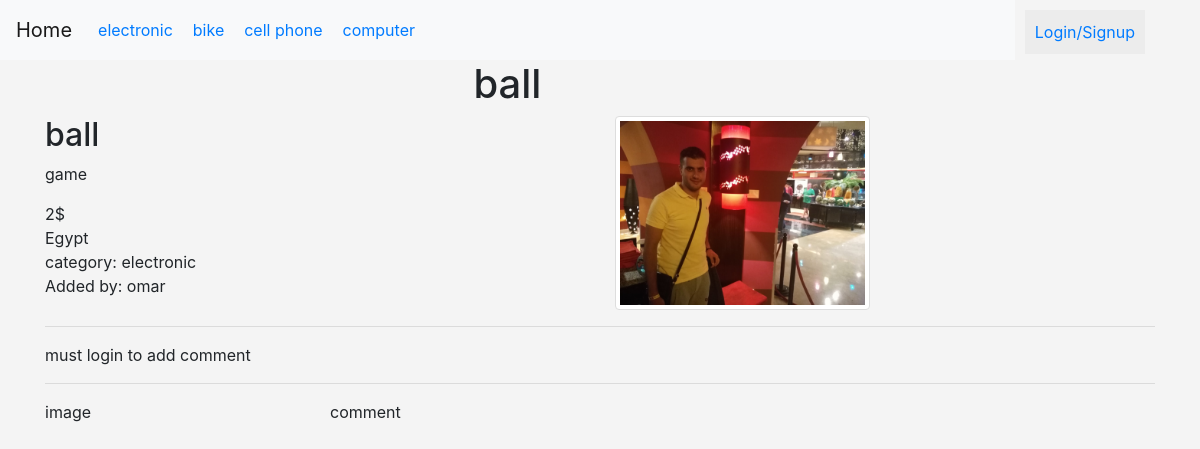
/eCommerce/show.php?itemid=2, run on the app's committed database.
### tables this page shows
CREATE TABLE `categories` (
  `id` int(11) NOT NULL,
  `name` varchar(255) NOT NULL,
  `description` text NOT NULL,
  `ordering` int(11) DEFAULT NULL,
  `visibility` tinyint(4) NOT NULL DEFAULT '0',
  `allow_comments` tinyint(4) NOT NULL DEFAULT '0',
  `allow_ads` tinyint(4) NOT NULL DEFAULT '0'
);

CREATE TABLE `items` (
  `item_id` int(11) NOT NULL,
  `name` varchar(255) NOT NULL,
  `description` text NOT NULL,
  `price` varchar(255) NOT NULL,
  `add_date` date NOT NULL,
  `country_made` varchar(255) NOT NULL,
  `image` varchar(255) NOT NULL,
  `status` varchar(255) NOT NULL,
  `rating` smallint(6) NOT NULL,
  `approve` tinyint(4) NOT NULL DEFAULT '0',
  `cat_id` int(11) NOT NULL,
  `member_id` int(11) NOT NULL
);

CREATE TABLE `users` (
  `userid` int(11) NOT NULL,
  `username` varchar(255) NOT NULL,
  `password` varchar(255) NOT NULL,
  `email` varchar(255) NOT NULL,
  `fullname` varchar(255) NOT NULL,
  `groupid` int(11) NOT NULL DEFAULT '0',
  `truststatus` int(11) NOT NULL DEFAULT '0' COMMENT 'seller rank',
  `regstatus` int(11) NOT NULL DEFAULT '0' COMMENT 'user approval',
  `date` date NOT NULL,
  `image` varchar(255) NOT NULL
);

### eCommerce/init.php (called while the page is built, shortened)
<?php
include 'admin/connect.php';
$tpl = 'includes/templates/';
$func = 'includes/functions/';
$css = 'layout/css/';
include $func."functions.php";
include $tpl."/header.php";

### eCommerce/includes/functions/functions.php (called while the page is built, shortened)
<?php
function getCats($where = '' , $id = '' , $val = ''){
    $equal = '';
    if ($where && $id) {
      $where = 'WHERE';
      $id = 'id';
      $equal = '=';
    }
    global $con;
    $getstmt = $con->prepare("SELECT * FROM categories $where $id $equal $val ORDER BY id ASC");
    $getstmt->execute();
    $rows = $getstmt->fetchAll();
    return $rows;
}
function getUser($val){
    global $con;
        $stmt = $con->prepare("SELECT username FROM users WHERE userid = $val");
        $stmt->execute();
        $user = $stmt->fetch();
        return $user;
}

### eCommerce/show.php (the view, shortened to what this page needs)
<?php
include "init.php";
$itemid = isset($_GET['itemid']) && is_numeric($_GET['itemid']) ? intval($_GET['itemid']) : 0;
$stmt = $con->prepare("SELECT * FROM items WHERE item_id = ?");
$stmt->execute(array($itemid));
$count = $stmt->rowCount();
if ($count > 0){
    $row = $stmt->fetch();
  ?>
    <h1 class="text-center"><?php echo $row['name']; ?></h1>
    <div class="container">
        <div class="row">
            <div class="col-md-6">
               <h2><?php echo $row['name'] ?></h2>
                <p><?php echo $row['description'] ?></p>
                <div><?php echo $row['price']?></div>
                <div><?php echo $row['country_made']?></div>
                <div>category:
                    <?php
                       $cat = getCats('where' , 'id' , $row['cat_id']);
                       $name = $cat[0]['name'];
                       echo $name;
                    ?>
                </div>
                <div>Added by:
                    <?php
                    $user = getUser($row['member_id']);
                    echo $user['username'];
                    ?>
                </div>
            </div>
            <div class="col-md-3">
               <img class="img-thumbnail" src="screenshot-png-jpg.png">
            </div>
        </div>
        <hr>
        <div>
            <?php if (isset($_SESSION['user'])){ ?>
            <h3>Add comment</h3>
            <form action="<?php $_SERVER['PHP_SELF'] ?>" method="post">
                <textarea name="comment" class="form-control"></textarea>
                <input type="submit" value="comment">
            </form>
        </div>
        <?php
         if ($_SERVER['REQUEST_METHOD'] == 'POST'){
             echo $_POST['comment'];
         }
        }else{
            echo 'must login to add comment';
        }
        ?>
        <hr>
        <div class="row">
            <div class="col-md-3">
                image
            </div>
            <div class="col-md-9">
                comment
            </div>
        </div>
    </div>
    <?php
    }else {
        echo '<div class="alert alert-dark">there is no Ad with this id</div>';
      }
?>
<?php
include $tpl."footer.php";

### eCommerce/includes/templates/header.php (shortened to what this page needs)
<!DOCTYPE html>
<html>
  <head>
      <link rel="stylesheet" href="<?php echo $css?>bootstrap.min.css">
      <link rel="stylesheet" href="<?php echo $css?>font-awesome.min.css">
      <link rel="stylesheet" href="<?php echo $css?>front.css">
  </head>
<body>
<div class="upper-bar">
    <div class="container">
        <span class="pull-right login2">
                <?php if (isset($_SESSION['user'])){ ?>
                   <div class="btn-group">
                     <span class="btn dropdown-toggle" data-toggle="dropdown">
                         <?php echo $sessionUser?>
                     </span>
                       <ul class="dropdown-menu">
                           <li><a href="profile.php">Myprofile</a></li>
                           <li><a href="items.php">new item</a></li>
                           <li><a href="profile.php#myads">my items</a></li>
                           <li><a href="logout.php">logout</a></li>
                       </ul>
                   </div>
                    <?php
                    $count2 = checkUserStatus($sessionUser);
                    if ($count2 == 1){
                    }
                }else{
                    echo "<a href='login.php'>Login/Signup</a>";
                } ?>
        </span>
    </div>
</div>
<nav class="navbar navbar-expand-lg navbar-light bg-light">
    <a class="navbar-brand" href="index.php">Home</a>
    <div class="collapse navbar-collapse" id="app-nav">
        <ul class="navbar-nav mr-auto cat-nav">
            <?php
            foreach (getCats() as $cat){
            echo "<li class='cat-item'>
                  <a href='categories.php?catid=".$cat['id']."&catname=".str_replace(' ','-',$cat['name'])."'>
                  ".$cat['name']."</a></li>";
            }
            ?>
        </ul>
    </div>
</nav>

### eCommerce/layout/css/front.css (style rules this page uses)
body { background-color: #f4f4f4; }
.cat-nav .cat-item { padding: 10px; }
.login2 { background-color: #ececec; padding: 10px; margin: 10px; }

### data on the page
categories: name "electronic"
categories: name "bike"
categories: name "cell phone"
categories: name "computer"
items: name "ball", description "game", price "2$", country_made "Egypt"
users: username "omar"
